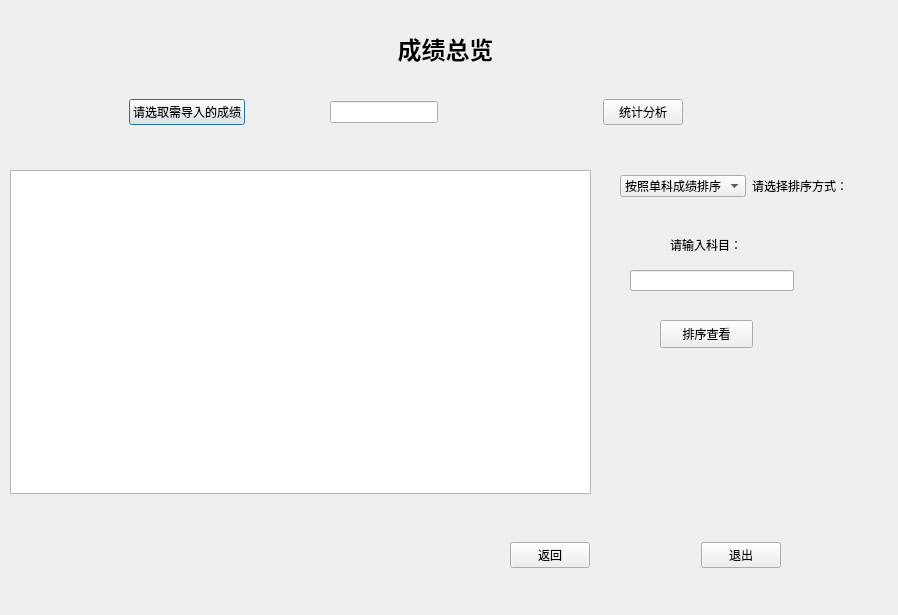
<?xml version="1.0" encoding="UTF-8"?>
<ui version="4.0">
 <class>importScore</class>
 <widget class="QDialog" name="importScore">
  <property name="geometry">
   <rect>
    <x>0</x>
    <y>0</y>
    <width>898</width>
    <height>615</height>
   </rect>
  </property>
  <property name="windowTitle">
   <string>成绩总览</string>
  </property>
  <property name="windowIcon">
   <iconset resource="a.qrc">
    <normaloff>:/new/prefix1/image/gaitubao_sa_png.png</normaloff>:/new/prefix1/image/gaitubao_sa_png.png</iconset>
  </property>
  <widget class="QWidget" name="widget_2" native="true">
   <property name="geometry">
    <rect>
     <x>120</x>
     <y>20</y>
     <width>651</width>
     <height>121</height>
    </rect>
   </property>
   <layout class="QVBoxLayout" name="verticalLayout">
    <item>
     <widget class="QLabel" name="label">
      <property name="text">
       <string>&lt;html&gt;&lt;head/&gt;&lt;body&gt;&lt;p align=&quot;center&quot;&gt;&lt;span style=&quot; font-size:18pt; font-weight:600;&quot;&gt;成绩总览&lt;/span&gt;&lt;/p&gt;&lt;/body&gt;&lt;/html&gt;</string>
      </property>
     </widget>
    </item>
    <item>
     <widget class="QWidget" name="widget_3" native="true">
      <layout class="QHBoxLayout" name="horizontalLayout_2">
       <item>
        <widget class="QPushButton" name="btn_selectFilm">
         <property name="text">
          <string>请选取需导入的成绩</string>
         </property>
        </widget>
       </item>
       <item>
        <spacer name="horizontalSpacer_2">
         <property name="orientation">
          <enum>Qt::Horizontal</enum>
         </property>
         <property name="sizeHint" stdset="0">
          <size>
           <width>40</width>
           <height>20</height>
          </size>
         </property>
        </spacer>
       </item>
       <item>
        <widget class="QLineEdit" name="path"/>
       </item>
       <item>
        <spacer name="horizontalSpacer_5">
         <property name="orientation">
          <enum>Qt::Horizontal</enum>
         </property>
         <property name="sizeHint" stdset="0">
          <size>
           <width>40</width>
           <height>20</height>
          </size>
         </property>
        </spacer>
       </item>
       <item>
        <spacer name="horizontalSpacer_4">
         <property name="orientation">
          <enum>Qt::Horizontal</enum>
         </property>
         <property name="sizeHint" stdset="0">
          <size>
           <width>40</width>
           <height>20</height>
          </size>
         </property>
        </spacer>
       </item>
       <item>
        <widget class="QPushButton" name="btn_analyse">
         <property name="text">
          <string>统计分析</string>
         </property>
        </widget>
       </item>
       <item>
        <spacer name="horizontalSpacer_3">
         <property name="orientation">
          <enum>Qt::Horizontal</enum>
         </property>
         <property name="sizeHint" stdset="0">
          <size>
           <width>40</width>
           <height>20</height>
          </size>
         </property>
        </spacer>
       </item>
      </layout>
     </widget>
    </item>
   </layout>
  </widget>
  <widget class="QWidget" name="widget_4" native="true">
   <property name="geometry">
    <rect>
     <x>510</x>
     <y>530</y>
     <width>271</width>
     <height>50</height>
    </rect>
   </property>
   <layout class="QHBoxLayout" name="horizontalLayout_3">
    <item>
     <widget class="QPushButton" name="pushButton">
      <property name="text">
       <string>返回</string>
      </property>
     </widget>
    </item>
    <item>
     <spacer name="horizontalSpacer_7">
      <property name="orientation">
       <enum>Qt::Horizontal</enum>
      </property>
      <property name="sizeHint" stdset="0">
       <size>
        <width>40</width>
        <height>20</height>
       </size>
      </property>
     </spacer>
    </item>
    <item>
     <widget class="QPushButton" name="pushButton_2">
      <property name="text">
       <string>退出</string>
      </property>
     </widget>
    </item>
   </layout>
  </widget>
  <widget class="QTableView" name="tableView">
   <property name="geometry">
    <rect>
     <x>10</x>
     <y>170</y>
     <width>581</width>
     <height>324</height>
    </rect>
   </property>
  </widget>
  <widget class="QWidget" name="widget" native="true">
   <property name="geometry">
    <rect>
     <x>620</x>
     <y>160</y>
     <width>241</width>
     <height>52</height>
    </rect>
   </property>
   <layout class="QHBoxLayout" name="horizontalLayout">
    <item>
     <widget class="QComboBox" name="cb_sortWay">
      <item>
       <property name="text">
        <string>按照单科成绩排序</string>
       </property>
      </item>
      <item>
       <property name="text">
        <string>按照学号排序</string>
       </property>
      </item>
      <item>
       <property name="text">
        <string>不排序</string>
       </property>
      </item>
     </widget>
    </item>
    <item>
     <widget class="QLabel" name="label_3">
      <property name="text">
       <string>请选择排序方式：</string>
      </property>
     </widget>
    </item>
   </layout>
  </widget>
  <widget class="QPushButton" name="btn_sort">
   <property name="geometry">
    <rect>
     <x>660</x>
     <y>320</y>
     <width>93</width>
     <height>28</height>
    </rect>
   </property>
   <property name="text">
    <string>排序查看</string>
   </property>
  </widget>
  <widget class="QLineEdit" name="in_object">
   <property name="geometry">
    <rect>
     <x>630</x>
     <y>270</y>
     <width>164</width>
     <height>21</height>
    </rect>
   </property>
  </widget>
  <widget class="QLabel" name="label_2">
   <property name="geometry">
    <rect>
     <x>670</x>
     <y>230</y>
     <width>90</width>
     <height>30</height>
    </rect>
   </property>
   <property name="text">
    <string>请输入科目：</string>
   </property>
  </widget>
 </widget>
 <resources>
  <include location="a.qrc"/>
 </resources>
 <connections/>
</ui>
